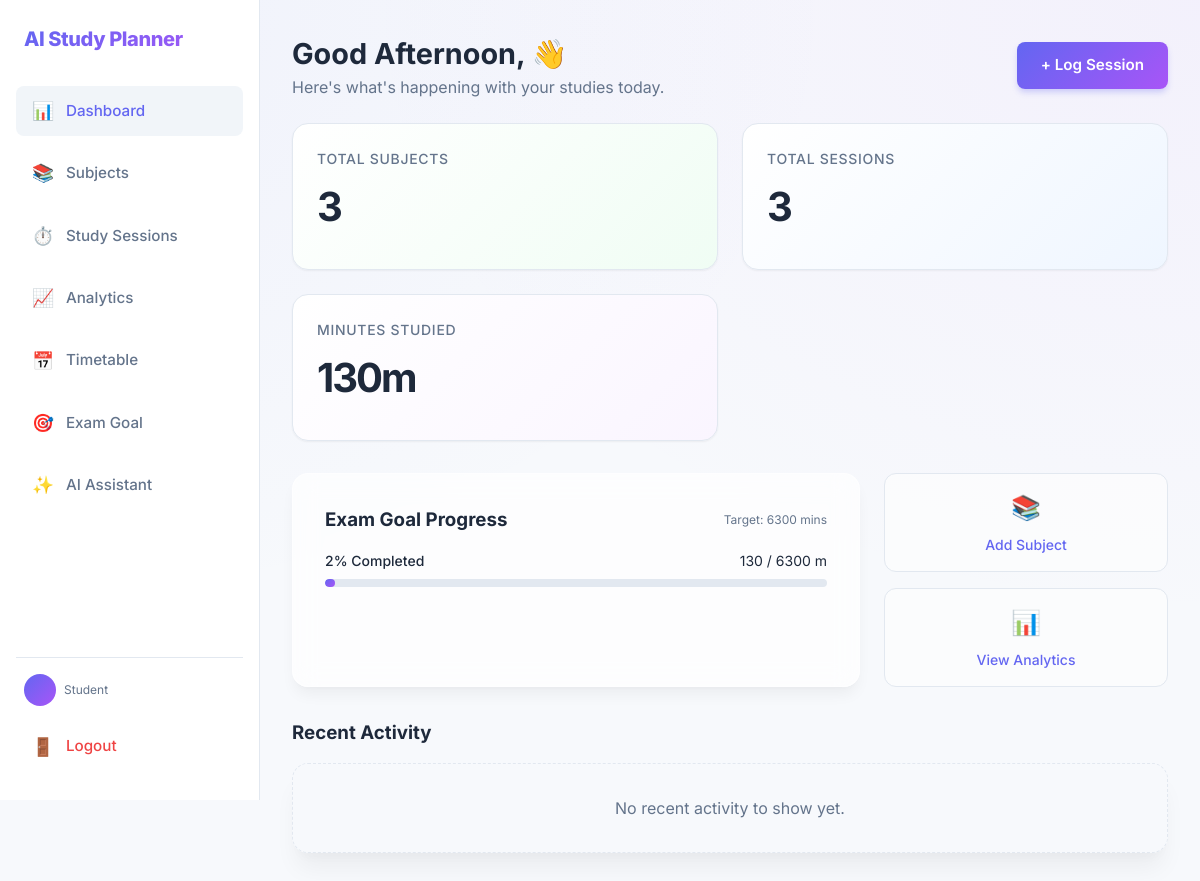
Page /dashboard (signed in) on the earlier database version.
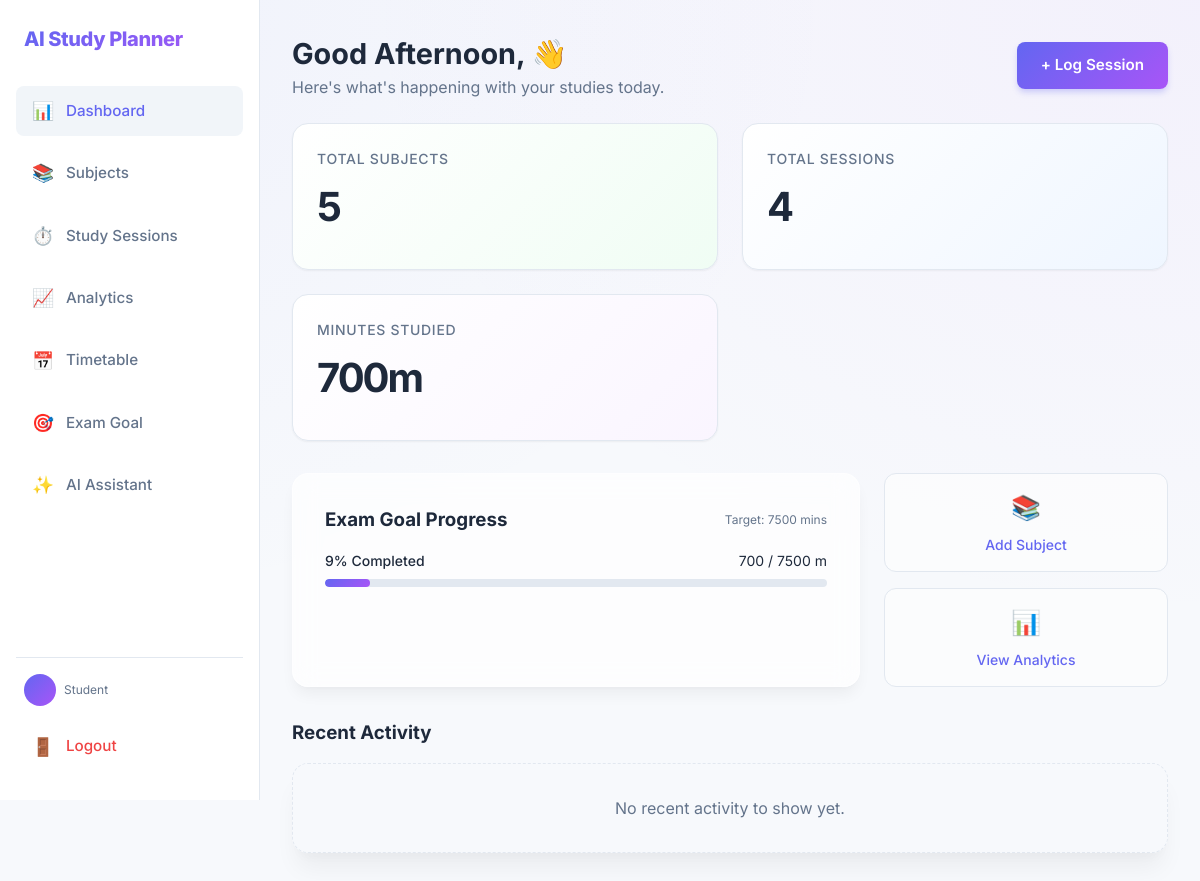
Same page on the later database version.
### models/goal.py (models this page shows)
class StudyGoal(db.Model):
    id = db.Column(db.Integer, primary_key=True)
    user_id = db.Column(
        db.Integer,
        db.ForeignKey("user.id", ondelete="CASCADE"),
        nullable=False
    )
    exam_date = db.Column(db.Date, nullable=False)
    total_required_minutes = db.Column(db.Integer, nullable=False)
    recommended_daily_minutes = db.Column(db.Integer, nullable=False)

### app.py (the view)
@app.route("/dashboard")
@login_required
def dashboard():
    user_id = session["user_id"]
    user = User.query.get_or_404(user_id)
    subjects = Subject.query.filter_by(user_id=user_id).all()
    sessions = StudySession.query.filter_by(user_id=user_id).order_by(StudySession.date.desc()).all()
    total_subjects = len(subjects)
    total_sessions = len(sessions)
    total_minutes = sum(s.duration for s in sessions)
    goal = StudyGoal.query.filter_by(user_id=user_id).first()
    progress_percent = None
    if goal and goal.total_required_minutes > 0:
        progress_percent = round(
            (total_minutes / goal.total_required_minutes) * 100,
            1
        )
    return render_template(
        "dashboard.html",
        username=user.username,
        total_subjects=total_subjects,
        total_sessions=total_sessions,
        total_minutes=total_minutes,
        goal=goal,
        progress_percent=progress_percent
    )

### app.py (called while the page is built)
def login_required(f):
    @wraps(f)
    def wrapper(*args, **kwargs):
        if "user_id" not in session:
            return redirect(url_for("login"))
        return f(*args, **kwargs)
    return wrapper

### templates/dashboard.html (shortened to what the changed rows need)
<!DOCTYPE html>
<html lang="en">
<head>
  <link rel="stylesheet" href="{{ url_for('static', filename='saas-theme.css') }}">
</head>
<body>
  <div class="layout-container">
    <aside class="sidebar">
      <div style="padding: 0 var(--sp-2) var(--sp-8);">
        <h2 class="logo-text" style="font-size: 1.25rem;">AI Study Planner</h2>
      </div>
    </aside>
    <main class="main-content">
      <header class="section-header">
        <div>
          <h1 style="font-size: 1.8rem; font-weight: 700;">Good Afternoon, {{ session['user'] }} 👋</h1>
        </div>
      </header>
      <div class="stats-grid">
        <div class="stat-card gradient-1">
          <div class="stat-label">Total Subjects</div>
          <div class="stat-value">{{ total_subjects }}</div>
        </div>
        <div class="stat-card gradient-2">
          <div class="stat-label">Total Sessions</div>
          <div class="stat-value">{{ total_sessions }}</div>
        </div>
        <div class="stat-card gradient-3">
          <div class="stat-label">Minutes Studied</div>
          <div class="stat-value">{{ total_minutes }}m</div>
        </div>
      </div>
      <div style="display: grid; grid-template-columns: 2fr 1fr; gap: var(--sp-6);">
        <div class="card glass-card">
          {% set goal_minutes = goal.total_required_minutes if goal else 0 %}
          <div class="flex justify-between items-center" style="margin-bottom: var(--sp-4);">
            <h3 class="font-bold">Exam Goal Progress</h3>
            <span class="text-xs text-muted">Target: {{ goal_minutes }} mins</span>
          </div>
          {% if goal_minutes > 0 %}
          {% set percent = (total_minutes / goal_minutes * 100) | round | int %}
          <div class="flex justify-between text-sm" style="margin-bottom: 5px;">
            <span class="font-medium {{ 'text-green-600' if percent >= 100 else 'text-blue-600' }}">
              {{ percent }}% Completed
            </span>
            <span>{{ total_minutes }} / {{ goal_minutes }} m</span>
          </div>
          {% set progress_width = percent if percent < 100 else 100 %} <div class="progress-bg">
            <div class="progress-fill" style="width: {{ progress_width }}%;"></div>
        </div>
        {% else %}
        <div class="text-muted text-center" style="padding: 1rem;">
          No goal set yet.
          <br>
          <a href="{{ url_for('set_goal') }}" class="text-sm font-medium">Set a Goal &rarr;</a>
        </div>
        {% endif %}
      </div>
  </div>
  </main>
  </div>
</body>
</html>

Differences in the rows shown:
changed StudyGoal: total_required_minutes "6300" → "7500"
Other differences:
{{ total_subjects }}: "3" → "5"
{{ total_sessions }}: "3" → "4"
{{ total_minutes }}: "130" → "700"
{{ percent }}: "2" → "9"
